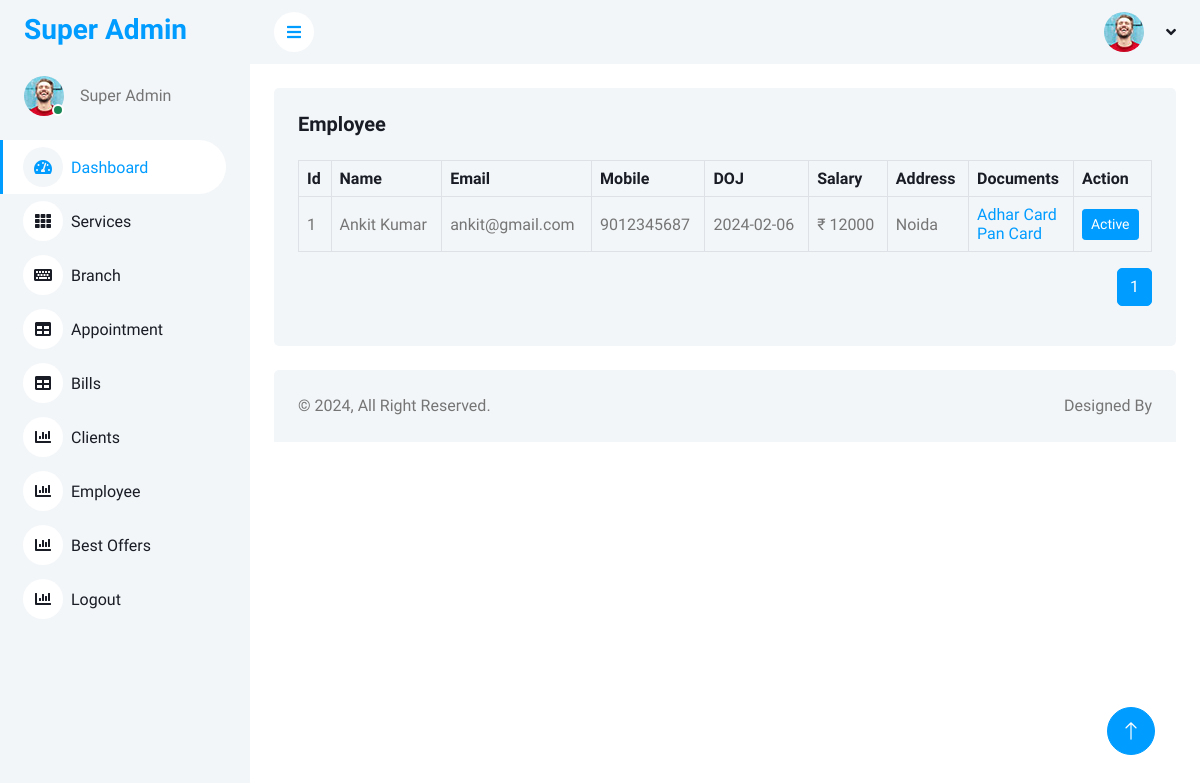
Page /sup-admin/employee.php (signed in) on the committed database.
### tables this page shows
CREATE TABLE `sal_employee` (
  `id` int(10) NOT NULL,
  `name` varchar(255) NOT NULL,
  `email` varchar(255) NOT NULL,
  `password` varchar(255) NOT NULL,
  `mobile` varchar(255) NOT NULL,
  `doj` varchar(255) NOT NULL,
  `salary` varchar(255) NOT NULL,
  `address` varchar(500) NOT NULL,
  `addhar` varchar(255) NOT NULL,
  `pan` varchar(255) NOT NULL,
  `branch` varchar(255) NOT NULL,
  `status` enum('0','1') NOT NULL
);

### sup-admin/employee.php (the view, shortened to what this page needs)
<?php
include("../admin/db.php");
$recordsPerPage = 5;
if (isset($_GET['page']) && is_numeric($_GET['page'])) {
  $currentPage = $_GET['page'];
} else {
  $currentPage = 1;
}
$offset = ($currentPage - 1) * $recordsPerPage;
?>
<?php include("header.php");?>
<body>
    <div class="container-xxl position-relative bg-white d-flex p-0">
            <?php include("siderbar.php");?>
        <div class="content">
                <?php include("nav.php");?>
            <div class="container-fluid pt-4 px-4">
                <div class="bg-light text-center rounded p-4">
                    <div class="d-flex align-items-center justify-content-between mb-4">
                        <h5 class="mb-0">Employee</h5>
                    </div>
                    <div class="table-responsive">
                        <table class="table text-start align-middle table-bordered table-hover mb-0">
                            <thead>
                                <tr class="text-dark">
                                    <th scope="col">Id</th>
                                    <th scope="col">Name</th>
                                    <th scope="col">Email</th>
                                    <th scope="col">Mobile</th>
                                    <th scope="col">DOJ</th>
                                    <th scope="col">Salary</th>
                                    <th scope="col">Address</th>
                                    <th scope="col">Documents</th>
                                    <th scope="col">Action</th>
                                </tr>
                            </thead>
                            <tbody>
                            <?php
                                $id = 1;
                                $res = $conn->query("SELECT * FROM `sal_employee` LIMIT $offset, $recordsPerPage");
                                while($row = $res->fetch_assoc()) {
                                    $ename = $row['name'];
                                    $email = $row['email'];
                                    $mobile = $row['mobile'];
                                    $doj = $row['doj'];
                                    $salary = $row['salary'];
                                    $address = $row['address'];
                                    $addhar = $row['addhar'];
                                    $pan = $row['pan'];
                                    $status = $row['status'];
                                ?>
                                <tr>
                                    <td><?=$id?></td>
                                    <td><?=$ename?></td>
                                    <td><?=$email?></td>
                                    <td><?=$mobile?></td>
                                    <td><?=$doj?></td>
                                    <td>₹ <?=$salary?></td>
                                    <td><?=$address?></td>
                                    <td><a href="../admin/uploads/<?= $addhar ?>" target="_blank">Adhar Card</a> <br>
                                        <a href="../admin/uploads/<?= $pan ?>" target="_blank">Pan Card</a></td>
                                    <td>
                                        <?php
                                        if($status == '1')
                                        {
                                            echo "<a href='#' class='btn btn-danger btn-sm'>Delete</a>";
                                        }
                                        else{
                                            echo "<a href='#' class='btn btn-primary btn-sm'>Active</a>";
                                        }
                                        ?>
                                    </td>
                                </tr>
                                <?php
                                    $id++;
                                }
                                ?>
                            </tbody>
                        </table>
                        <ul class="pagination mt-3" style="float:right;">
                            <?php
                            $totalPages = ceil($conn->query("SELECT COUNT(*) FROM `sal_employee`")->fetch_row()[0] / $recordsPerPage);
                            for ($i = 1; $i <= $totalPages; $i++) {
                                echo "<li class='page-item " . ($i == $currentPage ? 'active' : '') . "'><a class='page-link' href='?page=$i'>$i</a></li>";
                            }
                            ?>
                        </ul>
                    </div>
                </div>
            </div>
                <?php include("footer.php");?>
        </div>
    </div>
</body>

### sup-admin/css/style.css (style rules this page uses)
.btn { transition: .5s; }
.btn.btn-primary { color: #FFFFFF; }
.content { margin-left: 250px; min-height: 100vh; background: #FFFFFF; transition: 0.5s; }
@media (min-width: 992px) { .content { width: calc(100% - 250px); } }

### rows in the picture
sal_employee: name "Ankit Kumar", email "ankit@gmail.com", mobile "9012345687", doj "2024-02-06", salary "12000", address "Noida", status "Active"
